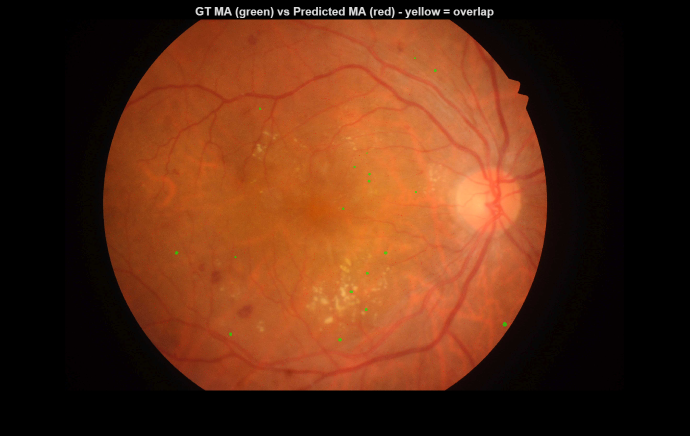
%> input picture ma_diagnostic_overlay.png, 1380 x 871 px (shown at 1/2 size)
$ octave --eval "result = assessFundusQualityFile('../ma_diagnostic_overlay.png');"   (GNU Octave 9; MATLAB toolbox functions it lacks are replaced by stand-ins)
%> lines starting %> are read from the running program, lines starting %| are printed output that depends on the picture; in (x1, y1, x2, y2) boxes, pixels count from 0 and x2, y2 are one past the last pixel; in counts of white or black regions, pixels touching at a corner belong together; the program's own positions count from 1
### stage1_quality/assessFundusQuality.m
function [verdict, message, reasons, m] = assessFundusQuality(img)
% ASSESSFUNDUSQUALITY  Stage 1 quality gate in MATLAB: a port of backend/quality.py (the gate the app runs), same measures and thresholds.
%
%   [verdict, message, reasons, m] = assessFundusQuality(img)      img: RGB uint8 array or file path
%
%   verdict   "reject" (ask for a retake) | "warn" (accept; results may be less reliable) | "accept"
%   message   the text shown to the user (identical to quality.py MESSAGES)
%   reasons   every problem found, most serious first (quality.py reason codes)
%   m         the measures
%
% Checks (thresholds and the evidence for them: validation/QUALITY.md):
%   focus         contrast-normalised Laplacian variance of the green channel inside the retina, on the 224 px view the grader uses
%   illumination  retina brightness and saturated share
%   noise         fine-to-mid detail energy (grain or heavy compression)
%   field of view the retina's bounding box must have a whole-retina shape (partial_reject), the picture must be a colour fundus
%                 photograph (not_colour_reject), and an optic disc should stand out (disc_warn)
% Nothing is changed in the photograph: the classifier was validated on unprocessed photos. enhanceForReview.m makes an enhanced copy
% for a human reviewer only. Agreement with quality.py: validation/results/stage1_parity.md.
    if ischar(img) || isstring(img), img = imread(img); end
    if size(img, 3) == 1, img = repmat(img, 1, 1, 3); elseif size(img, 3) == 4, img = img(:, :, 1:3); end
    m = qualityMeasures(img);
    reasons = reasonCodes(m);
    msgs = messages();
    rejectOrder = ["no_retina", "not_colour_reject", "partial_reject", "blur_reject", "dark_reject", "bright_reject", "noise_reject"];
    warnOrder = ["colour_warn", "blur_warn", "dark_warn", "bright_warn", "disc_warn"];
    if any(ismember(reasons, rejectOrder))
        verdict = "reject";
        message = msgs.(rejectOrder(find(ismember(rejectOrder, reasons), 1)));
    elseif ~isempty(reasons)
        verdict = "warn";
        message = msgs.(warnOrder(find(ismember(warnOrder, reasons), 1)));
    else
        verdict = "accept";
        message = msgs.accept;
    end
end

function t = thresholds()
    t = struct('blur_reject', 0.03, 'blur_warn', 0.08, 'dark_reject', 0.10, 'dark_warn', 0.13, 'bright_reject', 0.70, 'bright_warn', 0.55, ...
        'over_reject', 0.10, 'noise_reject', 0.55, 'colour_reject', 0.03, 'grey_reject', 0.10, 'colour_warn', 0.35, ...
        'aspect_min', 0.65, 'aspect_max', 1.45, 'disc_warn', 3.0);
end

% [16 lines left out: function messages, not called in this run]

function found = reasonCodes(m)
    if m.no_retina, found = "no_retina"; return; end
    t = thresholds();
    found = strings(1, 0);
    if m.warm_share < t.colour_reject || m.mean_saturation < t.grey_reject, found(end + 1) = "not_colour_reject"; end
    if m.retina_aspect < t.aspect_min || m.retina_aspect > t.aspect_max, found(end + 1) = "partial_reject"; end
    if m.lap_var_norm < t.blur_reject, found(end + 1) = "blur_reject"; end
    if m.brightness < t.dark_reject, found(end + 1) = "dark_reject"; end
    if m.brightness > t.bright_reject || m.over_fraction > t.over_reject, found(end + 1) = "bright_reject"; end
    if m.hf_ratio > t.noise_reject, found(end + 1) = "noise_reject"; end
    if isempty(found)
        if m.warm_share < t.colour_warn, found(end + 1) = "colour_warn"; end
        if m.lap_var_norm < t.blur_warn, found(end + 1) = "blur_warn"; end
        if m.brightness >= t.dark_reject && m.brightness < t.dark_warn, found(end + 1) = "dark_warn"; end
        if m.brightness > t.bright_warn && m.brightness <= t.bright_reject, found(end + 1) = "bright_warn"; end
        if m.disc_score < t.disc_warn, found(end + 1) = "disc_warn"; end
    end
end

function m = qualityMeasures(img)
    f = fundusMeasures(img);
    view = imresize(img, [224 224], 'box');        % quality.py model_view: cv2 INTER_AREA (box averaging) when shrinking
    gray = double(rgb2gray(view));
    green = double(view(:, :, 2));
    fov = imclose(gray > 15, strel('disk', 4));
    inner = imerode(fov, strel('disk', 7));
    m = f;
    m.fov_fraction = mean(fov(:));
    if nnz(fov) < 500 || nnz(inner) < 300
        m.no_retina = 1;
        return
    end
    m.no_retina = 0;
    gFov = green(fov); gIn = green(inner);
    lap = imfilter(green, [0 1 0; 1 -4 1; 0 1 0], 'symmetric');
    fine = green - gauss(green, 1.5);
    mid = green - gauss(green, 6.0);
    gx = imfilter(green, [-1 0 1; -2 0 2; -1 0 1], 'symmetric');
    gy = imfilter(green, [-1 -2 -1; 0 0 0; 1 2 1], 'symmetric');
    contrast = std(gIn, 1);
    m.brightness = mean(gFov) / 255;
    m.under_fraction = mean(gFov < 25);
    m.over_fraction = mean(gFov > 235);
    m.contrast = contrast / 255;
    m.range_p5_p95 = (prctile(gIn, 95) - prctile(gIn, 5)) / 255;
    m.lap_var = var(lap(inner), 1);
    m.lap_var_norm = m.lap_var / max(contrast ^ 2, 1);
    g = hypot(gx, gy);
    m.tenengrad_norm = mean(g(inner)) / max(contrast, 1);
    m.hf_ratio = mean(fine(inner) .^ 2) / max(mean(mid(inner) .^ 2), 1e-6);
end

function f = fundusMeasures(img)
    [h, w, ~] = size(img);
    scale = 256 / max(h, w);
    small = imresize(img, [max(1, round(h * scale)) max(1, round(w * scale))], 'box');
    gray = double(rgb2gray(small));
    tissue = imclose(gauss(gray, 2) > 15, strel('disk', 4));
    f = struct('retina_aspect', 0, 'warm_share', 0, 'mean_saturation', 0, 'disc_score', 0, 'disc_x', 0, 'disc_y', 0);
    cc = bwconncomp(tissue, 8);
    if cc.NumObjects == 0, return; end
    [~, big] = max(cellfun(@numel, cc.PixelIdxList));
    region = false(size(tissue)); region(cc.PixelIdxList{big}) = true;
    st = regionprops(region, 'BoundingBox');
    boxW = st.BoundingBox(3); boxH = st.BoundingBox(4);
    hsv = rgb2hsv(small);
    hue = hsv(:, :, 1) * 180; sat = hsv(:, :, 2) * 255;                        % OpenCV's 8-bit HSV scale
    hue = hue(region); sat = sat(region);
    warm = (hue <= 25 | hue >= 170) & sat > 60;
    f.retina_aspect = boxW / max(boxH, 1);
    f.warm_share = mean(warm);
    f.mean_saturation = mean(sat) / 255;
    [f.disc_score, f.disc_x, f.disc_y] = findDisc(small, region, round(boxW));
end

function [score, x, y] = findDisc(small, region, retinaWidth)
    s = double(small);
    channel = 0.5 * (s(:, :, 1) + s(:, :, 2));
    channel(~region) = mean(channel(region));
    local = channel - gauss(channel, retinaWidth * 0.12);
    smooth = gauss(local, retinaWidth * 0.02);
    k = bitor(round(retinaWidth * 0.06), 1);
    inner = imerode(region, strel('disk', floor(k / 2)));
    score = 0; x = 0; y = 0;
    if nnz(inner) < 100, return; end
    masked = smooth; masked(~inner) = -Inf;
    [~, idx] = max(masked(:));
    [yy, xx] = ind2sub(size(masked), idx);
    score = masked(idx) / max(std(local(inner), 1), 1e-6);
    x = (xx - 1) / size(masked, 2); y = (yy - 1) / size(masked, 1);
end

function out = gauss(img, sigma)
% OpenCV GaussianBlur with ksize (0,0): kernel radius about 3 sigma (4 sigma for float images), reflect-101 borders.
    r = max(1, ceil(4 * sigma));
    out = imgaussfilt(img, sigma, 'FilterSize', 2 * r + 1, 'Padding', 'symmetric');
end

### stage1_quality/assessFundusQualityFile.m
function [verdict, message, reasons, score] = assessFundusQualityFile(src)
%> called with src = '../ma_diagnostic_overlay.png'
% ASSESSFUNDUSQUALITYFILE  For the web app (STAGE1_ENGINE=matlab): assessFundusQuality on a file, with plain outputs the MATLAB
% Engine for Python passes cleanly.
%   verdict, message   char;  reasons  char, reason codes joined by commas;  score  the focus measure (lap_var_norm)
    [v, msg, r, m] = assessFundusQuality(imread(src));
%> in fundusMeasures, `tissue = imclose(gauss(gray, 2) > 15, strel('disk', 4));`:
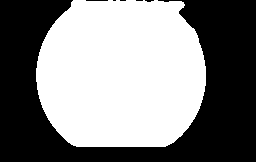
%> tissue: size 162x256 logical; 51.8% white; 6 black regions (4 under 20 px)
%> in fundusMeasures, `cc = bwconncomp(tissue, 8);`: cc = 1 connected component
%> in fundusMeasures, `[~, big] = max(cellfun(@numel, cc.PixelIdxList));`: big = 1
%> in fundusMeasures, `st = regionprops(region, 'BoundingBox');`: st = 1 region; box (x1, y1, x2, y2): (36, 0, 206, 147)
%> in fundusMeasures, `boxW = st.BoundingBox(3)`: boxW = 170
%> in fundusMeasures, `boxH = st.BoundingBox(4)`: boxH = 147
%> in fundusMeasures, `hsv = rgb2hsv(small);`: hsv: size 162x256x3 double; mean H, S, V 0.125, 0.542, 0.356
%> in fundusMeasures, `sat = hsv(:, :, 2) * 255`:
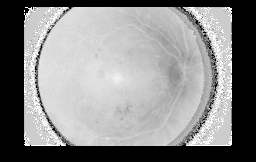
%> sat: size 162x256 double; min 0, max 255, mean 138.3
%> in fundusMeasures, `warm = (hue <= 25 | hue >= 170) & sat > 60;`: warm = 21478 logical values, 20621 true
%> in fundusMeasures, `f.retina_aspect = boxW / max(boxH, 1);`: f.retina_aspect = 1.16
%> in fundusMeasures, `f.warm_share = mean(warm);`: f.warm_share = 0.96
%> in fundusMeasures, `f.mean_saturation = mean(sat) / 255;`: f.mean_saturation = 0.756
%> in findDisc, `channel(~region) = mean(channel(region));`:
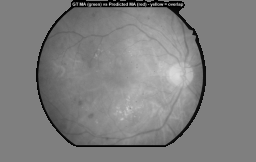
%> channel: size 162x256 double; min 0, max 219.5, mean 127.9
%> in findDisc, `local = channel - gauss(channel, retinaWidth * 0.12);`:
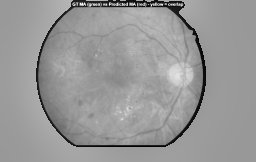
%> local: size 162x256 double; min -126.8, max 85.1, mean 0; drawn with min black and max white
%> in findDisc, `k = bitor(round(retinaWidth * 0.06), 1);`: k = 11
%> in findDisc, `inner = imerode(region, strel('disk', floor(k / 2)));`: inner: size 162x256 logical; 46.4% white; 1 white region, box (x1, y1, x2, y2) and area: (40, 0, 202, 143) 19246
%> in findDisc, `masked(~inner) = -Inf`:
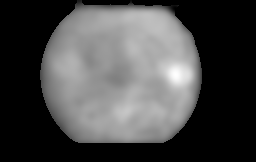
%> masked: size 162x256 double; 53.59% of the values are NaN or infinite; the others: min -71.52, max 50.83, mean 2.7; drawn with min black, max white, NaN and infinite black
%> in findDisc, `[~, idx] = max(masked(:));`: idx = 28425
%> in findDisc, `[yy, xx] = ind2sub(size(masked), idx);`: yy = 75; xx = 176
%> in findDisc, `score = masked(idx) / max(std(local(inner), 1), 1e-6);`: score = 3.18
%> in findDisc, `x = (xx - 1) / size(masked, 2)`: x = 0.684
%> in findDisc, `y = (yy - 1) / size(masked, 1)`: y = 0.457
%> in fundusMeasures, `[f.disc_score, f.disc_x, f.disc_y] = findDisc(small, region, round(box..`: f.disc_score = 3.18; f.disc_x = 0.684; f.disc_y = 0.457
%> in qualityMeasures, `f = fundusMeasures(img);`: f = {retina_aspect 1.16, warm_share 0.96, mean_saturation 0.756, disc_score 3.18, disc_x 0.684, disc_y 0.457}
%> in qualityMeasures, `fov = imclose(gray > 15, strel('disk', 4));`: fov: size 224x224 logical; 49.1% white; 1 white region, box (x1, y1, x2, y2) and area: (33, 3, 178, 201) 24619
%> in qualityMeasures, `inner = imerode(fov, strel('disk', 7));`: inner: size 224x224 logical; 41.9% white; 1 white region, box (x1, y1, x2, y2) and area: (39, 9, 172, 195) 21029
%> in qualityMeasures, `m = f;`: m has the same summary as f
%> in qualityMeasures, `m.fov_fraction = mean(fov(:));`: m.fov_fraction = 0.491
%> in qualityMeasures, `gx = imfilter(green, [-1 0 1; -2 0 2; -1 0 1], 'symmetric');`:
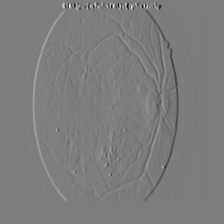
%> gx: size 224x224 double; min -659, max 682, mean 0; drawn with min black and max white
%> in qualityMeasures, `contrast = std(gIn, 1);`: contrast = 22.7
%> in qualityMeasures, `m.brightness = mean(gFov) / 255;`: m.brightness = 0.344
%> in qualityMeasures, `m.under_fraction = mean(gFov < 25);`: m.under_fraction = 0.015
%> in qualityMeasures, `m.over_fraction = mean(gFov > 235);`: m.over_fraction = 0
%> in qualityMeasures, `m.contrast = contrast / 255;`: m.contrast = 0.089
%> in qualityMeasures, `m.range_p5_p95 = (prctile(gIn, 95) - prctile(gIn, 5)) / 255;`: m.range_p5_p95 = 0.267
%> in qualityMeasures, `m.lap_var = var(lap(inner), 1);`: m.lap_var = 144.6
%> in qualityMeasures, `m.lap_var_norm = m.lap_var / max(contrast ^ 2, 1);`: m.lap_var_norm = 0.28
%> in qualityMeasures, `g = hypot(gx, gy);`:
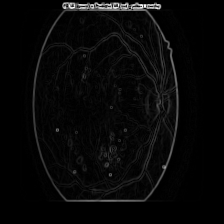
%> g: size 224x224 double; min 0, max 692.6, mean 22.1; drawn with min black and max white
%> in qualityMeasures, `m.tenengrad_norm = mean(g(inner)) / max(contrast, 1);`: m.tenengrad_norm = 1.16
%> in qualityMeasures, `m.hf_ratio = mean(fine(inner) .^ 2) / max(mean(mid(inner) .^ 2), 1e-6);`: m.hf_ratio = 0.352
%> in assessFundusQuality, `m = qualityMeasures(img);`: m has the same summary as f in qualityMeasures
%> the run ends on the next line
    verdict = char(v);
    message = char(msg);
    reasons = char(strjoin(r, ','));
    score = double(m.lap_var_norm);
end
